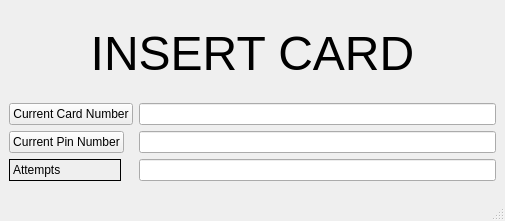
<?xml version="1.0" encoding="UTF-8"?>
<ui version="4.0">
 <class>MainWindow</class>
 <widget class="QMainWindow" name="MainWindow">
  <property name="geometry">
   <rect>
    <x>0</x>
    <y>0</y>
    <width>505</width>
    <height>221</height>
   </rect>
  </property>
  <property name="windowTitle">
   <string>MainWindow</string>
  </property>
  <widget class="QWidget" name="centralwidget">
   <layout class="QVBoxLayout" name="verticalLayout">
    <item>
     <widget class="QLabel" name="label">
      <property name="font">
       <font>
        <pointsize>36</pointsize>
       </font>
      </property>
      <property name="text">
       <string>INSERT CARD</string>
      </property>
      <property name="alignment">
       <set>Qt::AlignmentFlag::AlignCenter</set>
      </property>
     </widget>
    </item>
    <item>
     <layout class="QFormLayout" name="formLayout">
      <item row="0" column="0">
       <widget class="QPushButton" name="card">
        <property name="text">
         <string>Current Card Number</string>
        </property>
       </widget>
      </item>
      <item row="0" column="1">
       <widget class="QLineEdit" name="cardNum"/>
      </item>
      <item row="1" column="0">
       <widget class="QPushButton" name="pin">
        <property name="text">
         <string>Current Pin Number</string>
        </property>
       </widget>
      </item>
      <item row="1" column="1">
       <widget class="QLineEdit" name="pinNum"/>
      </item>
      <item row="2" column="1">
       <widget class="QLineEdit" name="attemptsLeft"/>
      </item>
      <item row="2" column="0">
       <widget class="QLabel" name="yrityksia">
        <property name="frameShape">
         <enum>QFrame::Shape::Box</enum>
        </property>
        <property name="text">
         <string>Attempts                 </string>
        </property>
       </widget>
      </item>
     </layout>
    </item>
   </layout>
  </widget>
  <widget class="QMenuBar" name="menubar">
   <property name="geometry">
    <rect>
     <x>0</x>
     <y>0</y>
     <width>505</width>
     <height>22</height>
    </rect>
   </property>
  </widget>
  <widget class="QStatusBar" name="statusbar"/>
 </widget>
 <resources/>
 <connections/>
</ui>
